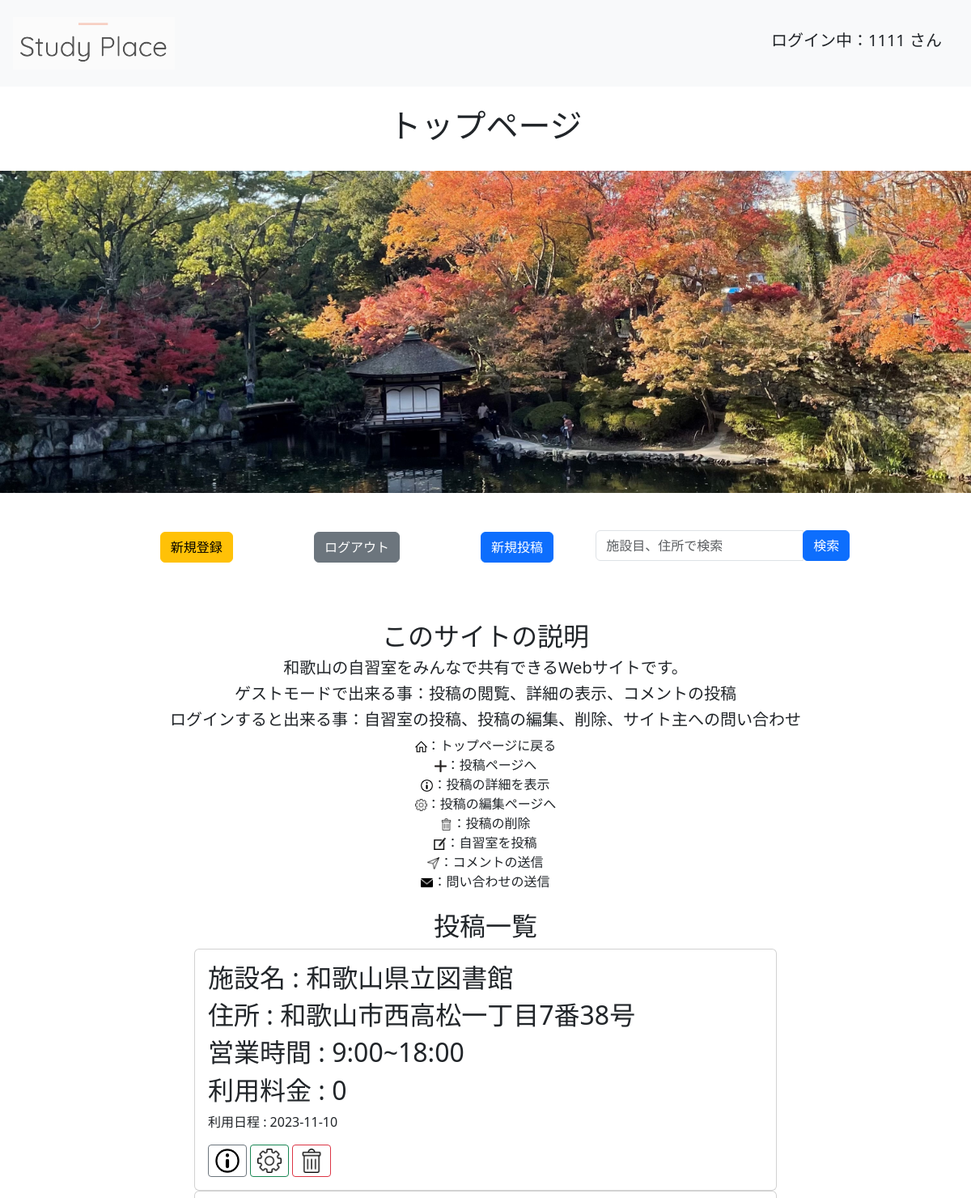
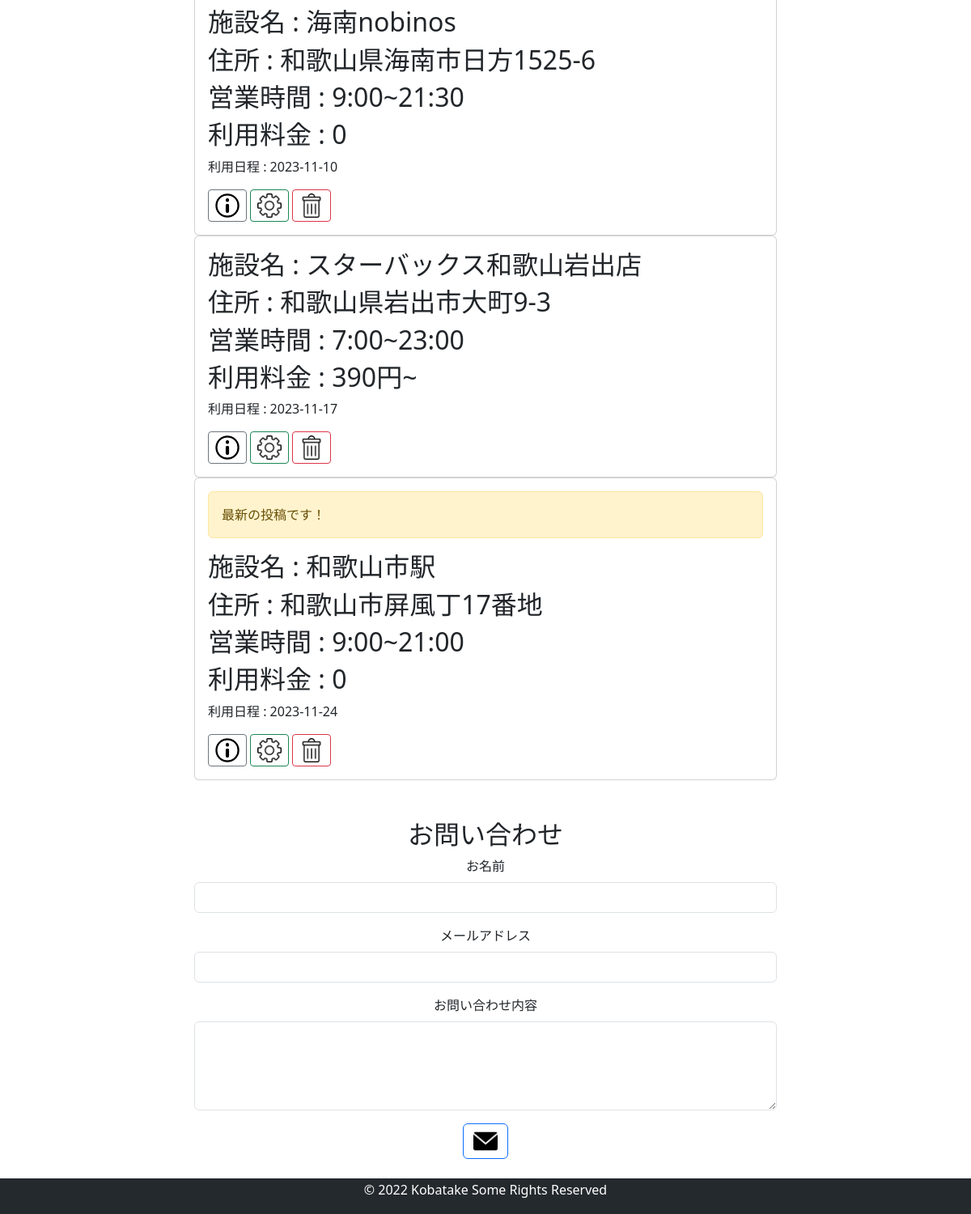
Screenshot of / (signed in) with the database file from the repository (2 pictures, top to bottom).
### app.py (models this page shows, shortened)
class User(UserMixin, db.Model):
    id = db.Column(db.Integer, primary_key=True)
    username = db.Column(db.String(50), nullable=False, unique=True)
    password = db.Column(db.String(12))
    posts = db.relationship('Post', backref='user', lazy=True)

class Post(db.Model):
    id = db.Column(db.Integer, primary_key=True)
    title = db.Column(db.String(30), nullable=False)
    detail = db.Column(db.String(200))
    due = db.Column(db.DateTime, nullable=False)
    place = db.Column(db.String(50), nullable=False)
    time = db.Column(db.String(30), nullable=False)
    money = db.Column(db.String(30), nullable=False)
    user_id = db.Column(db.Integer, db.ForeignKey('user.id'), nullable=False)  # 外部キー：ユーザー情報
    comments = db.relationship('Comment', backref='post', lazy=True, cascade='all, delete-orphan')

### app.py (the view, shortened to what this page needs)
@app.route('/', methods=['GET', 'POST'])
def index():
    if request.method == 'GET':
        posts = Post.query.order_by(Post.due).all()
        return render_template('index.html', posts=posts, today=date.today(), is_recent=is_recent)

### app.py (called while the page is built)
@Login_Manager.user_loader
def load_user(user_id):
    return User.query.get(int(user_id))

def is_recent(due_date, today):
    return 0 <= (today - due_date.date()).days <= 7

### templates/index.html (shortened to what this page needs)
{%extends 'base.html' %}
{% block body %}
<br>
<h1><div style="text-align: center;">トップページ</dvi></h1>
<br>
<img src="static/img/fall.jpg" style="width:100%">
<div style="text-align: center;">
<a class="btn btn-warning m-5" href="/signup" role="button">新規登録</a>
{% if current_user.is_authenticated %}
    <a class="btn btn-secondary m-5" href="/logout" role="button">ログアウト</a>
{% else %}
    <a class="btn btn-secondary m-5" href="/login" role="button">ログイン</a>
{% endif %}
    <a class="btn btn-primary m-5" href="/create" role="button">新規投稿</a>
  <form method="post" action="/" style="display: inline-block;">
    <div class="input-group" style="text-align: center;">
      <input type="text" name="search" id="search" class="form-control input-group-prepend" id="search" value="{{ search_term }}" placeholder="施設目、住所で検索" style="max-width: 300px;"></input>
      <span class="input-group-btn input-group-append">
        <submit type="submit" id="btn-search" class="btn btn-primary"> 検索</submit>
      </span>
    </div>
  </form>
</div>
<br>
<div style="text-align: center;">
  <h2>このサイトの説明</h2>
  <h5>和歌山の自習室をみんなで共有できるWebサイトです。</h5>
  <h5>ゲストモードで出来る事：投稿の閲覧、詳細の表示、コメントの投稿</h5>
  <h5>ログインすると出来る事：自習室の投稿、投稿の編集、削除、サイト主への問い合わせ</h5>
  <img src="static/img/home.png" style="max-height: 15px;">：トップページに戻る<br>
  <img src="static/img/New.png" style="max-height: 15px;">：投稿ページへ<br>
  <img src="static/img/detail.png" style="max-height: 15px;">：投稿の詳細を表示<br>
  <img src="static/img/update.png" style="max-height: 15px;">：投稿の編集ページへ<br>
  <img src="static/img/delite.png" style="max-height: 15px;">：投稿の削除<br>
  <img src="static/img/update2.png" style="max-height: 15px;">：自習室を投稿<br>
  <img src="static/img/comment.png" style="max-height: 15px;">：コメントの送信<br>
  <img src="static/img/mail.png" style="max-height: 15px;">：問い合わせの送信<br>
</div>
<br>
<div style="text-align: center;">
<h2>投稿一覧</h2>
</div>
{% for post in posts %}
<div class="card" style="width: 60%; margin: auto">
    <div class="card-body">
        {% if is_recent(post.due, today) %}
        <div class="alert alert-warning" role="alert">
            最新の投稿です！
        </div>
        {% endif %}
        <h2 class="card-title">施設名 : {{ post.title }}</h2>
        <h2 class="card-title">住所 : {{ post.place }}</h2>
        <h2 class="card-title">営業時間 : {{ post.time }}</h2>
        <h2 class="card-title">利用料金 : {{ post.money }}</h2>
        <p>利用日程 : {{ post.due.date() }}</p>
        <a class="btn btn-outline-secondary btn-sm" href="/detail/{{ post.id }}" role="button"><img src="static/img/detail.png" style="max-width: 30px; max-height: 30px;"></a>
        <a class="btn btn-outline-success btn-sm" href="/update/{{ post.id }}" role="button"><img src="static/img/update.png" style="max-width: 30px; max-height: 30px;"></a>
        <a class="btn btn-outline-danger btn-sm" href="/delete/{{ post.id }}" role="button"><img src="static/img/delite.png" style="max-width: 30px; max-height: 30px;"></a>
    </div>
  </div>
{% endfor %}
<div class="mt-5">
  <div style="text-align: center;">
    <h2>お問い合わせ</h2>
    <form method="post" action="/contact" style="width: 60%; margin: auto;">
      <div class="mb-3" style="text-align: center;">
        <label for="name" class="form-label">お名前</label>
        <input type="text" class="form-control" id="name" name="name" required>
      </div>
      <div class="mb-3" style="text-align: center;">
        <label for="email" class="form-label">メールアドレス</label>
        <input type="email" class="form-control" id="email" name="email" required>
      </div>
      <div class="mb-3" style="text-align: center;">
        <label for="message" class="form-label">お問い合わせ内容</label>
        <textarea class="form-control" id="message" name="message" rows="4" required></textarea>
      </div>
      <button type="submit" class="btn btn-outline-primary"><img src="/static/img/mail.png" style="max-width: 30px; max-height: 30px;"></a>
    </form>
  </div>
</div>
<br>
{% endblock %}

### templates/base.html (shortened to what this page needs)
<!DOCTYPE html>
<html lang="en">
<head>
    <link rel="stylesheet" href="{{ url_for('static', filename='css/bootstrap.min.css') }}">
</head>
<body>
    <nav class="navbar navbar-light bg-light p-3">
        <a href="/">
          <img class="navbar-brand" href="/" src="{{ url_for('static', filename='img/StudyPlace.png') }}" style="max-width: 200px; max-height: 200px;">
        </a>
        {% if current_user.is_authenticated %}
          <h5 style="margin-right: 20px;">ログイン中：{{ current_user.username }} さん</h5>
        {% else %}
          <h5>ログアウト中：ゲストさん</h5>
        {% endif %}
    </nav>
    {% block body %}{% endblock %}
    <footer style="background-color: #24292e; color: #fff; font-size: 1.0rem; padding: 2px 5px; text-align: center;">
      <p>&copy; 2022 Kobatake Some Rights Reserved</p>
    </footer>
</body>
</html>

### rows the page displays
User: username "1111"
Post: title "和歌山県立図書館", place "和歌山市西高松一丁目7番38号", time "9:00~18:00", money "0", due "2023-11-10"
Post: title "海南nobinos", place "和歌山県海南市日方1525-6", time "9:00~21:30", money "0", due "2023-11-10"
Post: title "スターバックス和歌山岩出店", place "和歌山県岩出市大町9-3", time "7:00~23:00", money "390円~", due "2023-11-17"
Post: shows "最新の投稿です！", title "和歌山市駅", place "和歌山市屏風丁17番地", time "9:00~21:00", money "0", due "2023-11-24"
